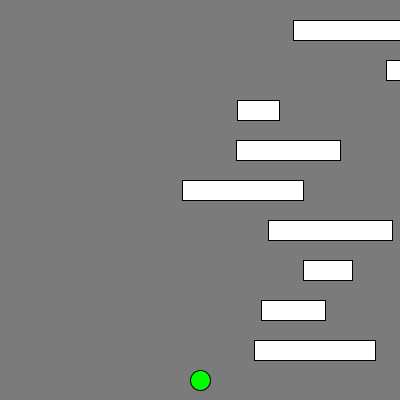
Frame 1 (no input)
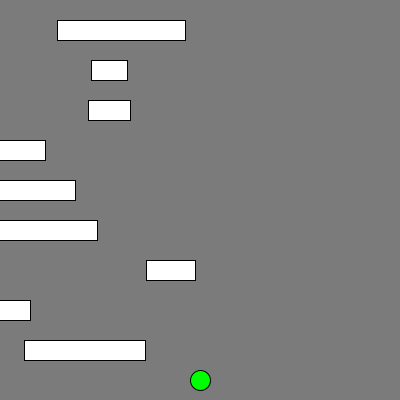
Frame 60 (the mouse pressed at the canvas centre just before this capture)
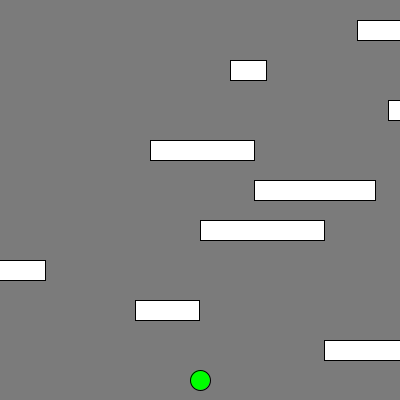
Frame 120 (the mouse held since frame 60 and released just before this capture)

The Processing sketch that drew these frames (run headless with seeded random() and noise(); from frame 60 on, the mouse is pressed at the canvas centre):

// Processing sketch: fragger
// ── fragger.pde
import java.util.Random;

void setup(){
 size (400,400);
 
}
int frogx = 200;
int frogy = 380;
int hop = 20;

Car car1 = new Car(new Random().nextInt(400)
, 20, new Random().nextInt(150), 5);
Car car3 = new Car(new Random().nextInt(400)
, 60, new Random().nextInt(150), 5);
Car car5 = new Car(new Random().nextInt(400)
, 100, new Random().nextInt(150), 5);
Car car7 = new Car(new Random().nextInt(400)
, 140, new Random().nextInt(150), 5);
Car car9 = new Car(new Random().nextInt(400)
, 180, new Random().nextInt(150), 5);
Car car11 = new Car(new Random().nextInt(400)
, 220, new Random().nextInt(150), 5);
Car car13 = new Car(new Random().nextInt(400)
, 260, new Random().nextInt(150) , 5);
Car car15 = new Car(new Random().nextInt(400)
, 300, new Random().nextInt(150) , 5);
Car car17 = new Car(new Random().nextInt(400)
, 340, new Random().nextInt(150), 5);

void draw(){
background (123, 123, 123);
fill(0,255,0);
ellipse(frogx, frogy, 20, 20);
car1.display2();
car1.getHit();
car3.display1();
car3.getHit();
car5.display2();
car5.getHit();
car7.display1();
car7.getHit();
car9.display2();
car9.getHit();
car11.display1();
car11.getHit();
car13.display2();
car13.getHit();
car15.display1();
car15.getHit();
car17.display2();
car17.getHit();
if (frogy==20){
text( "You beat Frogger the Knockoff!", 20, 200); 
  textSize(tsize); 
}
}
void keyPressed()
{
  if(key == CODED){
      if(keyCode == UP)
      {
      frogy -= hop;
      }
      else if(keyCode == DOWN)
      {
        frogy += hop;
      }
      else if(keyCode == RIGHT)
      {
       frogx += hop;
      }
      else if(keyCode == LEFT)
      {
        frogx -= hop;
      }
      walls();
   }
   
  
}
 void walls(){
   if(frogx >= 400){
   frogx = 380;
   }
   if(frogx <= 0){
   frogx = 20;
   }
   if(frogy <= 0){
   frogy = 20;
   }
   if(frogy >= 400){
   frogy = 380;
   }
   
   }
   public class Car{
     int Carx;
     int Cary;
     int size;
     int speed;
     Car(int Carx, int Cary, int size, int speed){
       this.Carx = Carx;
       this.Cary = Cary;
       this.size = size;
       this.speed = speed;
     }
    void movel(){
      this.Carx -= speed;
      if(size + Carx < 0){
        Carx= 400;
      }
    }
    int getX(){
    return this.Carx;
    }
     int getY(){
    return this.Cary;
    }
     int getSize(){
    return this.size;
    }
    void mover(){
      this.Carx += speed;
      if(Carx > 400){
        Carx = -size;
      }
    }

   
   void display1(){
     movel();
     fill(255,255,255);
     rect(Carx , Cary,  size, 20);
    }
    void display2(){
     mover();
     fill(255,255,255);
     rect(Carx , Cary,  size, 20);
    } 
     void getHit(){
if (intersects(this)){
frogy = 380;
}
}            
       }
boolean intersects(Car car) {
if ((frogy > car.getY() && frogy < car.getY()+50) && (frogx > car.getX() && frogx < car.getX()+car.getSize()))
          return true;
    else 
        return false;
}
int tsize = 20;
